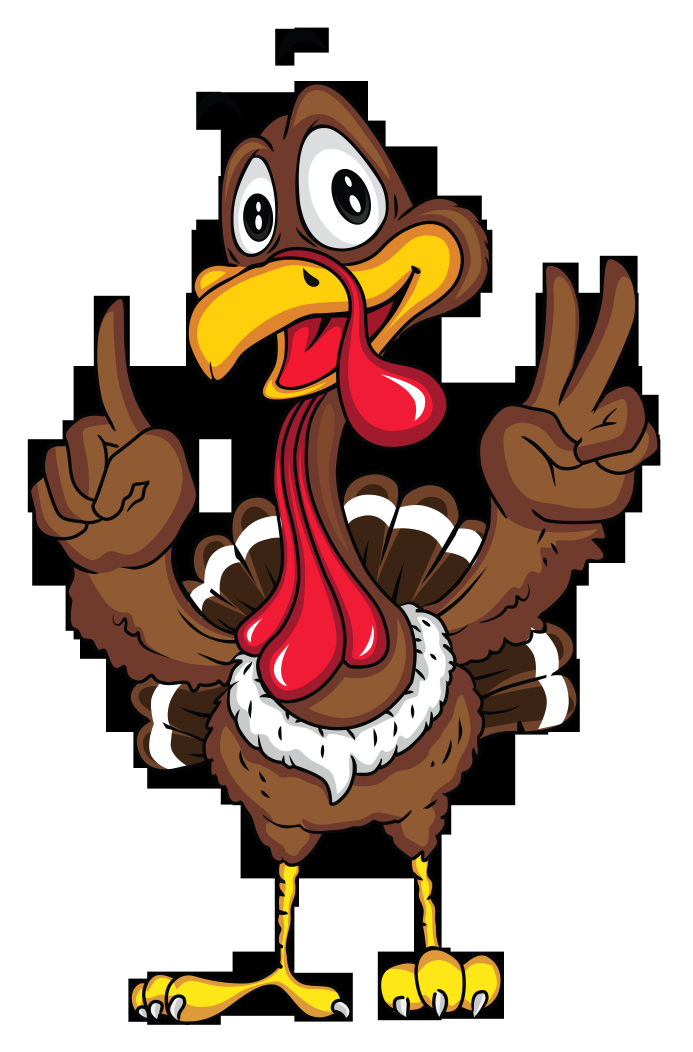
#> input picture giai_tri/pngegg.png, 3464 x 5257 px (shown at 1/5 size)
$ python giai_tri.py
#> lines starting #> are read from the running program, lines starting #| are printed output that depends on the picture
import cv2
import numpy as np

# Load hình ảnh
image = cv2.imread('pngegg.png')  # Thay 'pngegg.png' bằng đường dẫn của hình ảnh bạn muốn hiển thị
#> image is the input picture: shape (5257, 3464, 3); mean B, G, R 156.4, 166.8, 185.8

# Tạo một khung màu xanh
frame_color = (0, 255, 0)  # Màu xanh (BGR)
frame_thickness = 10  # Độ dày của khung

# Lấy kích thước của màn hình
screen_width, screen_height = 1500, 1000 # Thay đổi kích thước theo độ phân giải của màn hình của bạn

# Resize hình ảnh để phù hợp với kích thước màn hình
image = cv2.resize(image, (screen_width, screen_height))
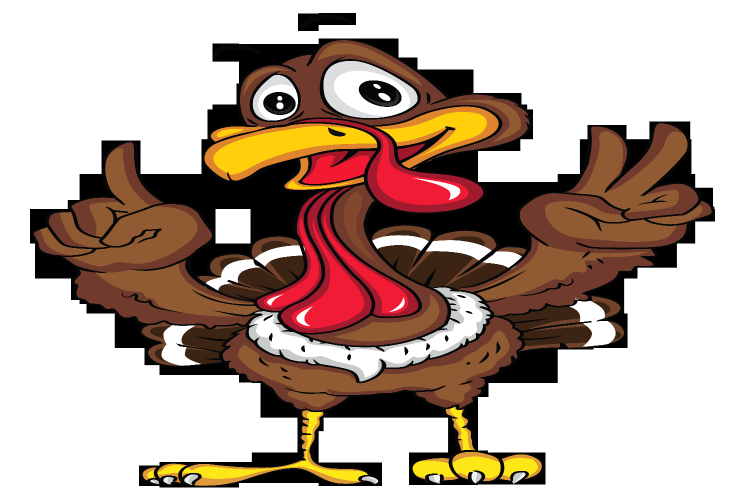
#> image: shape (1000, 1500, 3) (shown at 1/2 size); mean B, G, R 156.4, 166.8, 185.8

# Tính toán tọa độ để hiển thị hình ảnh giữa màn hình
image_height, image_width = image.shape[:2]
#> image_height = 1000; image_width = 1500
start_x = (screen_width - image_width) // 2
#> start_x = 0
start_y = (screen_height - image_height) // 2
#> start_y = 0

# Tạo hình ảnh trống với màu nền trắng
background = np.full((screen_height, screen_width, 3), (255, 255, 255), dtype=np.uint8)

# Chèn hình ảnh vào vị trí được tính toán trước đó
background[start_y:start_y+image_height, start_x:start_x+image_width] = image

# Hiển thị khung màu xanh
cv2.rectangle(background, (start_x - frame_thickness, start_y - frame_thickness),
              (start_x + image_width + frame_thickness, start_y + image_height + frame_thickness),
              frame_color, frame_thickness)

# Hiển thị hình ảnh trên màn hình
cv2.imshow('Image with Green Frame', background)
cv2.waitKey(0)
cv2.destroyAllWindows()
